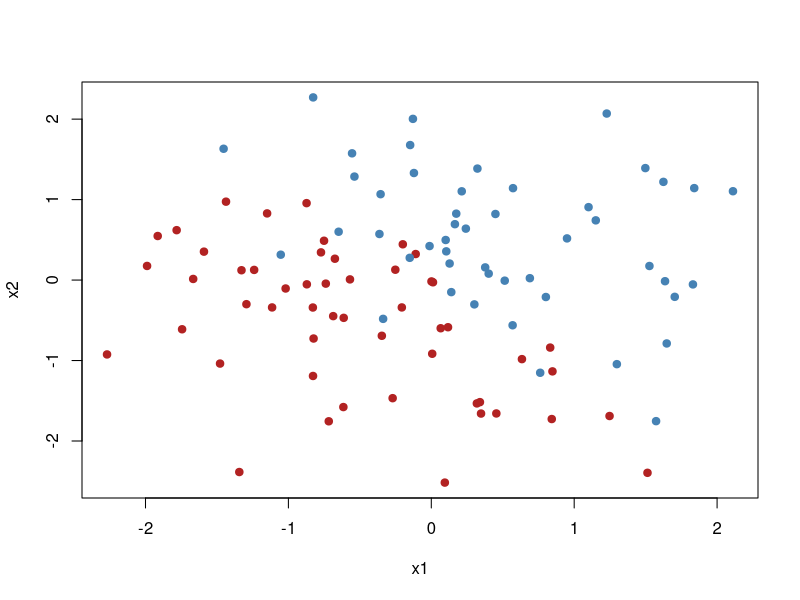

Generate this figure with R:
## ---- chunk 1
#| echo: true
#| eval: true
#| fig-align: center
set.seed(571)
x1 <- rnorm(100)
x2 <- rnorm(100)
y <- ifelse(x1 + x2 + rnorm(100, sd = 0.5) > 0, 1, -1)
plot(x1, x2, col = ifelse(y == 1, "steelblue", "firebrick"), pch = 19)
